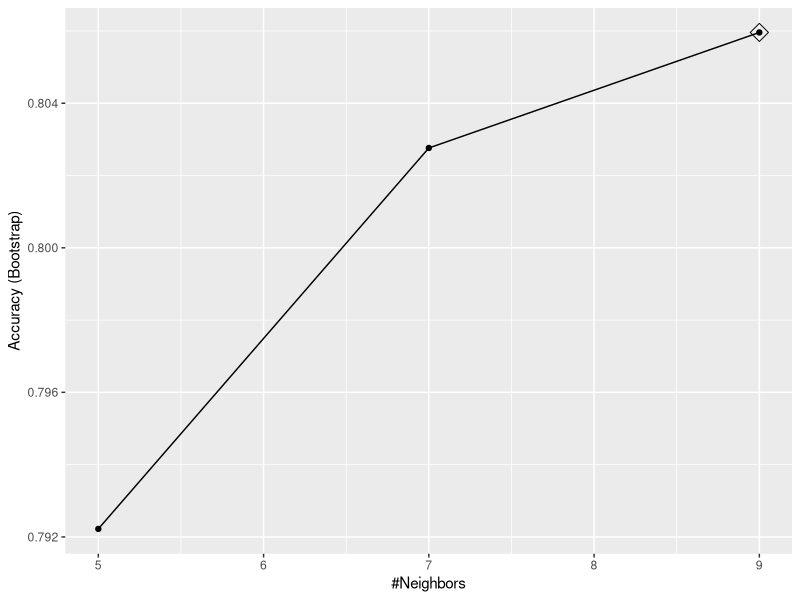
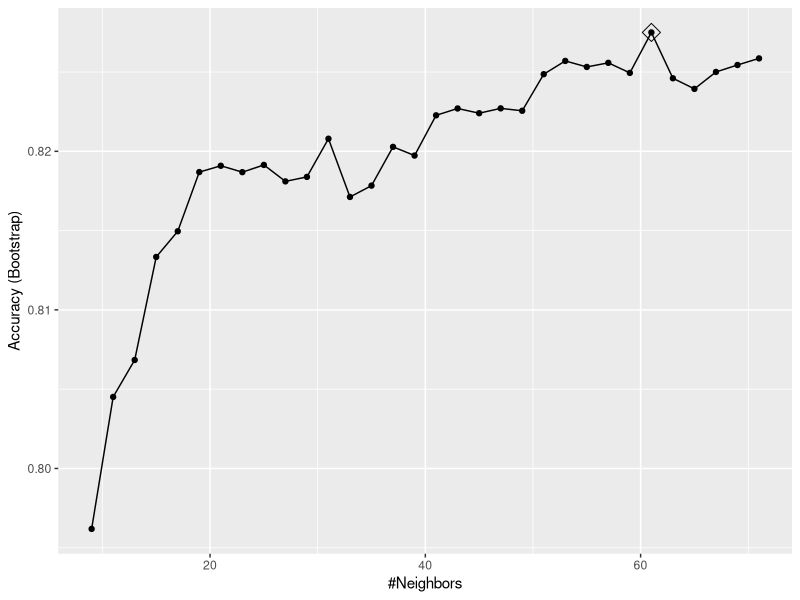
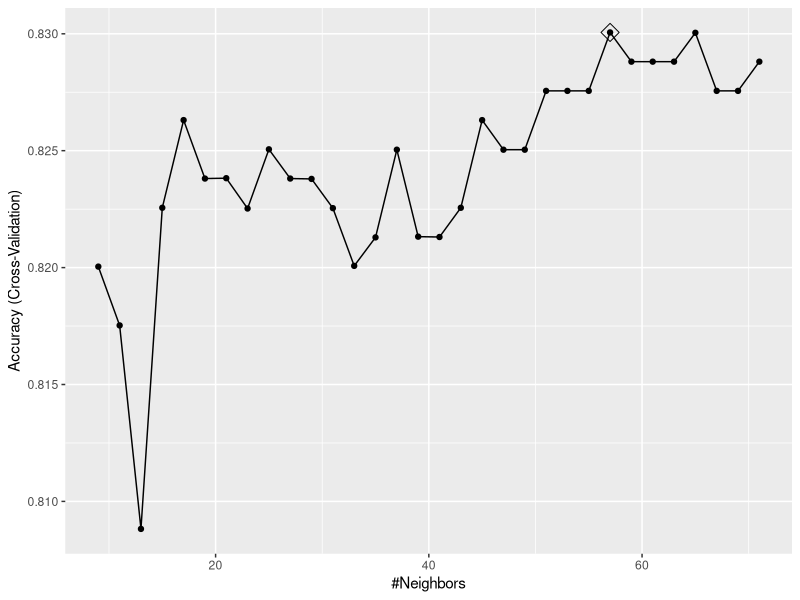
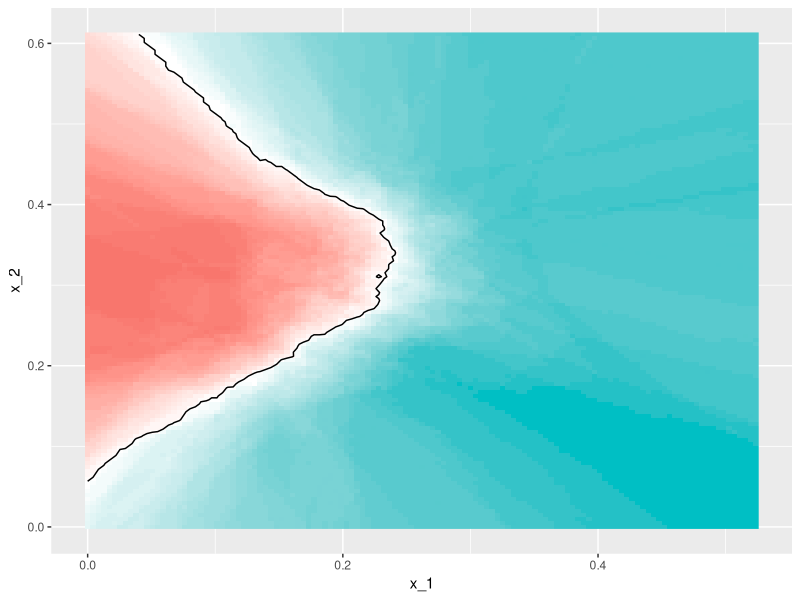
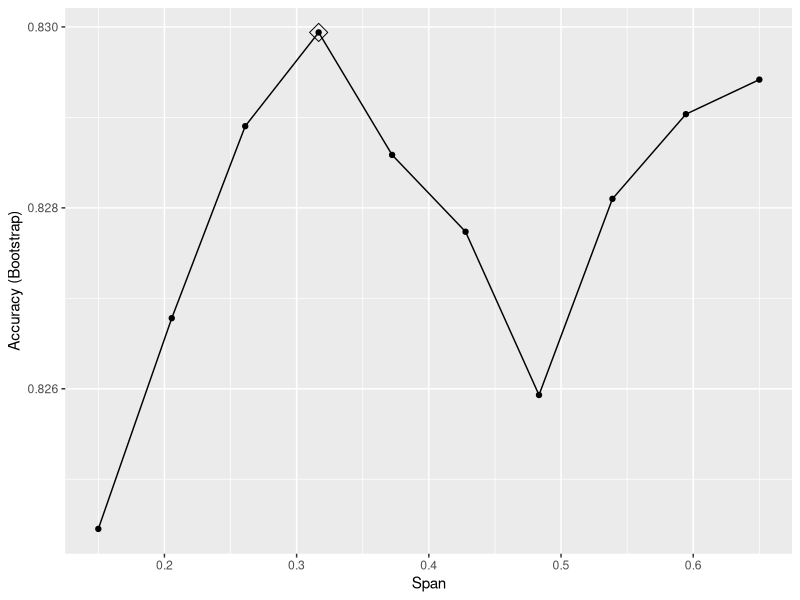
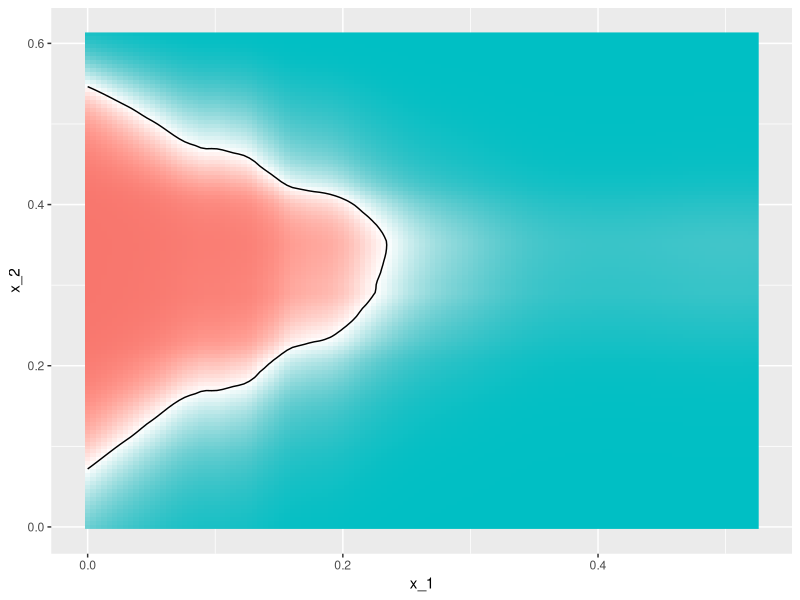
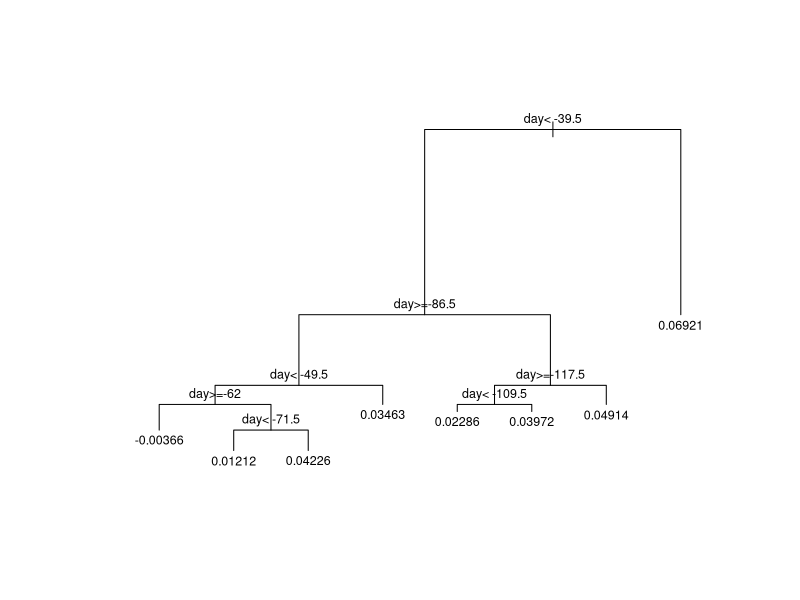
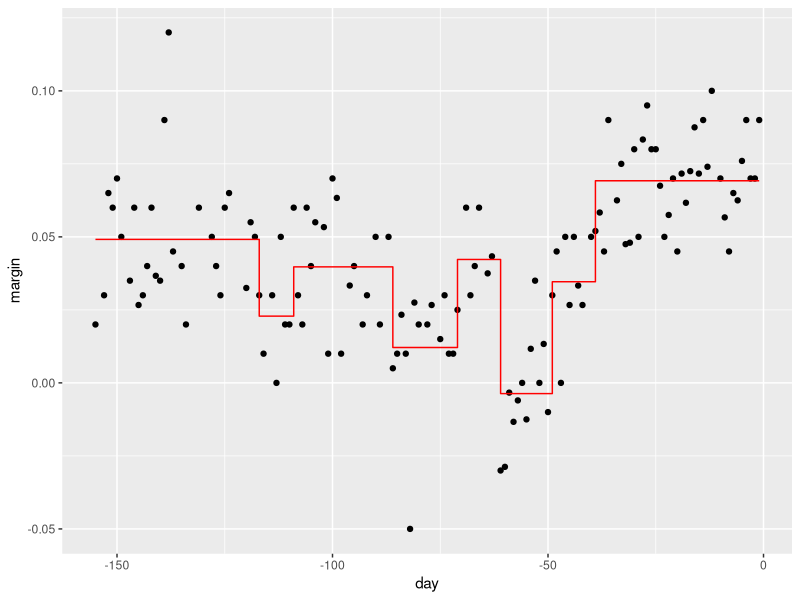

These charts were generated, in order, by the following R code: (Note: this script raises an error after producing the figures.)
## Section 5.1 - The Caret Package

# Caret Package -----------------------------------------------------------

# The caret package helps provides a uniform interface and standardized syntax for the
# many different machine learning packages in R. Note that caret does not automatically
# install the packages needed.

# The train() function automatically uses cross-validation to decide among a few default values
# of a tuning parameter.

# The getModelInfo() and modelLookup() functions can be used to learn more about a model and
# the parameters that can be optimized.

# We can use the tunegrid() parameter in the train() function to select a grid of values to
# be compared.

# The trControl parameter and trainControl() function can be used to change the way
# cross-validation is performed.
# 
# Note that not all parameters in machine learning algorithms are tuned. We use the
# train() function to only optimize parameters that are tunable.

# ..Code..
library(tidyverse)
library(dslabs)
data("mnist_27")

library(caret)
train_glm <- train(y ~ ., method = "glm", data = mnist_27$train)
train_knn <- train(y ~ ., method = "knn", data = mnist_27$train)

y_hat_glm <- predict(train_glm, mnist_27$test, type = "raw")
y_hat_knn <- predict(train_knn, mnist_27$test, type = "raw")

confusionMatrix(y_hat_glm, mnist_27$test$y)$overall[["Accuracy"]]
confusionMatrix(y_hat_knn, mnist_27$test$y)$overall[["Accuracy"]]

getModelInfo("knn")
modelLookup("knn")

ggplot(train_knn, highlight = TRUE)

data.frame(k = seq(9, 67, 2))

set.seed(2008)
train_knn <- train(y ~ ., method = "knn",
                   data = mnist_27$train,
                   tuneGrid = data.frame(k = seq(9, 71, 2)))

ggplot(train_knn, highlight = TRUE)

train_knn$bestTune
train_knn$finalModel

confusionMatrix(predict(train_knn, mnist_27$test, type = "raw"),
                mnist_27$test$y)$overall["Accuracy"]

control <- trainControl(method = "cv", number = 10, p = .9)
train_knn_cv <- train(y ~ ., method = "knn",
                      data = mnist_27$train,
                      tuneGrid = data.frame(k = seq(9, 71, 2)),
                      trControl = control)
ggplot(train_knn_cv, highlight = TRUE)

names(train_knn_cv$results)

plot_cond_prob <- function(p_hat=NULL){
  tmp <- mnist_27$true_p
  if(!is.null(p_hat)){
    tmp <- mutate(tmp, p=p_hat)
  }
  tmp %>% ggplot(aes(x_1, x_2, z=p, fill=p)) +
    geom_raster(show.legend = FALSE) +
    scale_fill_gradientn(colors=c("#F8766D","white","#00BFC4")) +
    stat_contour(breaks=c(0.5),color="black")
}

plot_cond_prob(predict(train_knn, mnist_27$true_p, type = "prob")[,2])

# Fitting with Loess ------------------------------------------------------

# The "gam" package allows us to fit a model using the gamLoess method in caret.
# This method produces a smoother estimate of the conditional probability than kNN.

# ..Code..
install.packages("gam")
modelLookup("gamLoess")

grid <- expand.grid(span = seq(0.15, 0.65, len = 10), degree = 1)

train_loess <- train(y ~ ., 
                     method = "gamLoess",
                     tuneGrid=grid,
                     data = mnist_27$train)
ggplot(train_loess, highlight = TRUE)

confusionMatrix(data = predict(train_loess, mnist_27$test), 
                reference = mnist_27$test$y)$overall["Accuracy"]

p1 <- plot_cond_prob(predict(train_loess, mnist_27$true_p, type = "prob")[,2])
p1

# Trees and Random Forests ------------------------------------------------

# While we have explored machine learning algorithms such as kNN and Loess in the course thus
# far, tree-based methods such as classification and regression trees (CART) and random
# forest are other commonly-used machine learning methods you may encounter. Here, we
# present key points to introduce these methods along with a comprehension check to assess
# understanding of these methods.

# Some methods, such as LDA and QDA, are not meant to be used with many predictors p because
# the number of parameters needed to be estimated becomes too large.

# Curse of dimensionality: For kernel methods such as kNN or local regression, when they
# have multiple predictors used,  the span/neighborhood/window made to include a given
# percentage of the data become large. With larger neighborhoods, our methods lose flexibility.
# The dimension here refers to the fact that when we have p predictors, the distance between
# two observations is computed in p-dimensional space.

# A tree is basically a flow chart of yes or no questions. The general idea of the methods we
# are describing is to define an algorithm that uses data to create these trees with
# predictions at the ends, referred to as nodes.

# When the outcome is continuous, we call the decision tree a regression tree.

# When the outcome is categorical, we call the decision tree a classification tree.

# Decision trees operate by predicting an outcome variable Y by partitioning the predictors.

# The general idea here is to build a decision tree and, at end of each node, obtain a
# predictor y_hat. Mathematically, we are partitioning the predictor space into J
# non-overlapping regions, R_1, R_2,..., R_J and then for any predictor x that falls
# within region R_j, estimate f(x) with the average of the training observations y_i
# for which the associated predictor x_i is also in R_j.

# Two common parameters used for partition decision are the complexity parameter (cp) and
# the minimum number of observations required in a partition before partitioning it further
# (minsplit in the rpart package). 

# Classification trees form predictions by calculating which class is the most common among
# the training set observations within the partition, rather than taking the average in
# each partition as with regression trees.

# Two of the more popular metrics to choose the partitions are the Gini index and entropy.

  # Gini(j) = the sum of k = 1 to K of p_hat_j,k (1 - p_hat_j,k)

  # entropy(j) = negative, the sum of k = 1 to K of p_hat_j,k log(p_hat_j,k), with 0

# We can use the geom_step() function in ggplot to visualize the fit of our model when using
# only a single predictor. We can use the functions plot() and text() to display the
# decision process used by our tree whether including one or many predictors.

# Pros: Decision trees are highly interpretable and easy to visualize. They can model human
# decision processes and don’t require use of dummy predictors for categorical variables.

# Cons: The approach via recursive partitioning can easily over-train and is therefore a
# bit harder to train than kNN. Furthermore, in terms of accuracy, it is rarely the best
# performing method since it is not very flexible and is highly unstable to changes in
# training data. 

# Random forests are a very popular machine learning approach that addresses the
# shortcomings of decision trees. The goal is to improve prediction performance and reduce
# instability by averaging multiple decision trees (a forest of trees constructed with
# randomness).

# The general idea of random forests is to generate many predictors, each using regression
# or classification trees, and then forming a final prediction based on the average
# prediction of all these trees. To assure that the individual trees are not the same,
# we use the bootstrap to induce randomness. 

# A disadvantage of random forests is that we lose interpretability.

# An approach that helps with interpretability is to examine variable importance. To define
# variable importance we count how often a predictor is used in the individual trees. The
# caret package includes the function varImp that extracts variable importance from any
# model in which the calculation is implemented.

# ..Code..
# Load tidyverse
library(tidyverse)

# load package for decision tree
library(rpart)

# load the dslabs package
library(dslabs)

# fit a decision tree using the polls_2008 dataset, 
# which contains only one predictor (day)
# and the outcome (margin)
fit <- rpart(margin ~ ., data = polls_2008)

# display the decision tree
plot(fit, margin = 0.1)
text(fit, cex = 0.75)

# examine the fit from the decision tree model
polls_2008 %>%  
  mutate(y_hat = predict(fit)) %>% 
  ggplot() +
  geom_point(aes(day, margin)) +
  geom_step(aes(day, y_hat), col="red")

# fit a decision tree on the mnist data using cross validation
train_rpart <- train(y ~ .,
                     method = "rpart",
                     tuneGrid = data.frame(cp = seq(0.0, 0.1, len = 25)),
                     data = mnist_27$train)
# and plot it
plot(train_rpart)

# compute accuracy
confusionMatrix(predict(train_rpart, mnist_27$test), mnist_27$test$y)$overall["Accuracy"]

# view the final decision tree
plot(train_rpart$finalModel, margin = 0.1) # plot tree structure
text(train_rpart$finalModel) # add text labels

# load library for random forest
library(randomForest)
train_rf <- randomForest(y ~ ., data=mnist_27$train)
confusionMatrix(predict(train_rf, mnist_27$test), mnist_27$test$y)$overall["Accuracy"]

# use cross validation to choose parameter
train_rf_2 <- train(y ~ .,
                    method = "Rborist",
                    tuneGrid = data.frame(predFixed = 2, minNode = c(3, 50)),
                    data = mnist_27$train)
confusionMatrix(predict(train_rf_2, mnist_27$test), mnist_27$test$y)$overall["Accuracy"]
